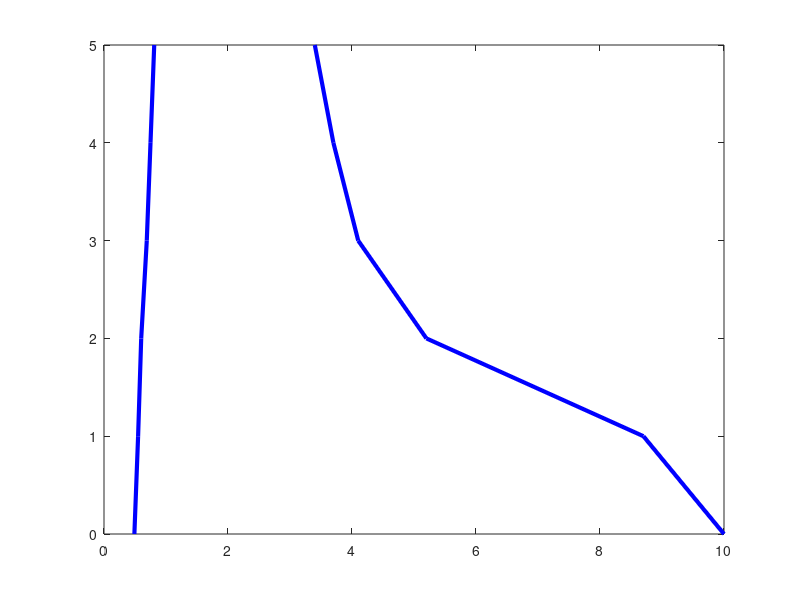

MATLAB code to generate this figure: (Note: this script raises an error after producing the figure.)
tau = [0 1 2 3 4 5];
sigma_lower = [0.49 0.55 0.60 0.69 0.75 0.81];
sigma_upper = [10.0  8.7  5.2  4.1  3.7 3.4];

plot(sigma_upper, tau, 'Color', 'blue', 'LineWidth', 3); hold on;
plot(sigma_lower, tau, 'Color', 'blue', 'LineWidth', 3);

A  = [
    0 1 1 0 1;
    1 0 1 0 1;
    1 1 0 1 0;
    0 0 1 0 1;
    1 1 0 1 0
];

D=diag(sum(A,2));
L = D - A;

% eigen = eig(L);
syms lambda
I = eye(size(L));
char_poly = det(A - lambda*I);
eigen = sort(double(solve(char_poly, lambda)));

lambda_2 = eigen(4);
lambda_N = eigen(end);

S_2_lower = lambda_2./2.*sigma_lower;
S_2_upper = lambda_2./2.*sigma_upper;
S_N_lower = lambda_N./2.*sigma_lower;
S_N_upper = lambda_N./2.*sigma_upper;

plot(S_2_lower, tau, 'Color', 'red', 'LineWidth', 3);
plot(S_2_upper, tau, 'Color', 'red', 'LineWidth', 3);
plot(S_N_lower, tau, 'Color', 'cyan', 'LineWidth', 3);
plot(S_N_upper, tau, 'Color', 'cyan', 'LineWidth', 3);
xlim([0 10]);
ylim([0 5.5]);

sigma_lower_measured = [0.55 0.60 0.68 0.77 0.86 0.95];
sigma_upper_measured = [  10 3.94 2.5  2.2 1.70 1.30];

A1  = [
    0 1 1 1 1;
    1 0 1 0 1;
    1 1 0 1 0;
    1 0 1 0 1;
    1 1 0 1 0
]; % added to 1-4
D1 = diag(sum(A1,2));
L1 = D1 - A1;

char_poly = det(L1 - lambda*I);
eigen1 = sort(double(solve(char_poly, lambda)));

A2  = [
    0 1 1 0 1;
    1 0 1 0 1;
    1 1 0 1 1;
    0 0 1 0 1;
    1 1 1 1 0
]; % added to 3-5
D2 = diag(sum(A2,2));
L2 = D2 - A2;

char_poly = det(L2 - lambda*I);
eigen2 = sort(double(solve(char_poly, lambda)));

bigger_connectivity = eigen1(2) > eigen2(2); 

sigma_lower_1_tau_5 = 0.70;
sigma_upper_1_tau_5 = 1.4;

